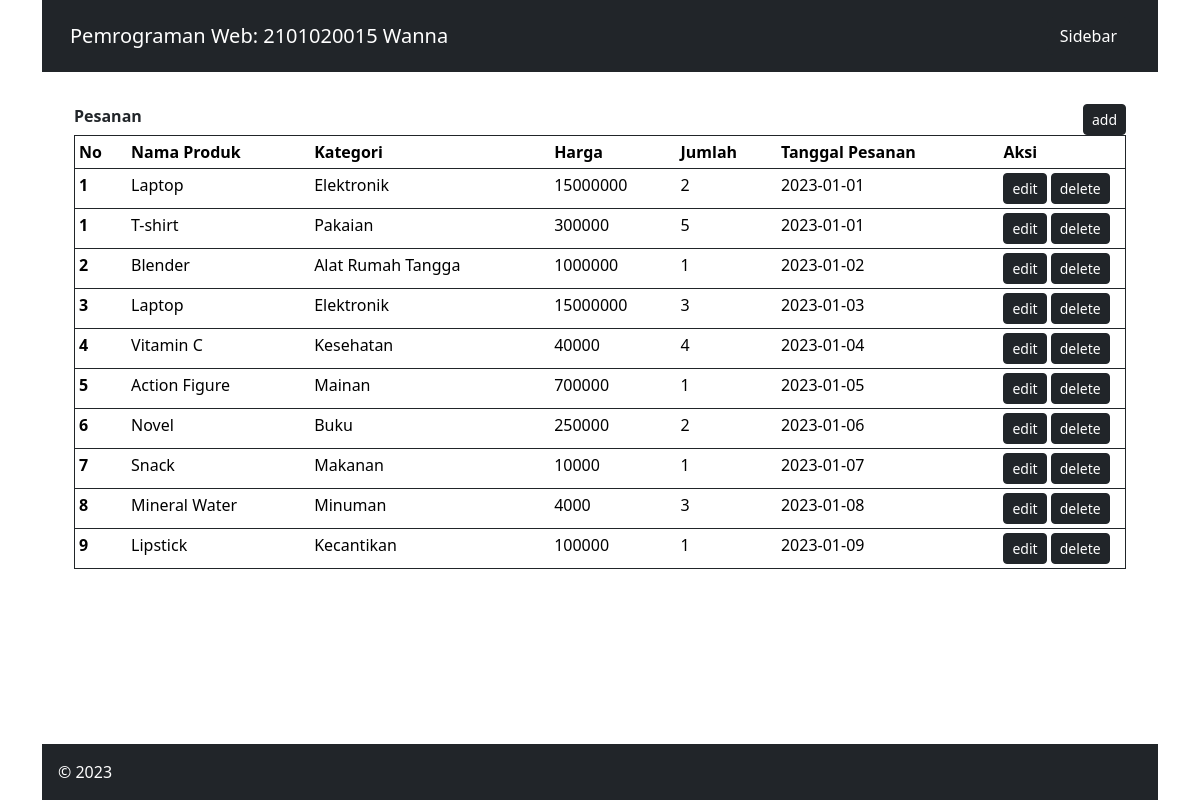
Page /index.php?page=pesanan on the committed database.
### tables this page shows
CREATE TABLE `detail_pesanan` (
  `id_detail_pesanan` int(11) NOT NULL,
  `jumlah` int(11) NOT NULL,
  `id_produk` int(11) NOT NULL,
  `id_pesanan` int(11) NOT NULL
);

CREATE TABLE `pesanan` (
  `id_pesanan` int(11) NOT NULL,
  `tanggal_pesanan` date NOT NULL
);

CREATE TABLE `produk` (
  `id_produk` int(11) NOT NULL,
  `nama_produk` varchar(255) NOT NULL,
  `id_kategori` int(11) NOT NULL,
  `harga` int(11) DEFAULT NULL,
  `gambar` varchar(255) DEFAULT NULL
);

CREATE TABLE `kategori` (
  `id_kategori` int(11) NOT NULL,
  `nama_kategori` varchar(255) NOT NULL
);

### pesanan.php (the view)
<div class="row justify-content-between">
    <div class="col-10"><b>Pesanan </b></div>
    <div class="col-2 d-flex justify-content-end align-items-end"> <button class="btn btn-dark btn-sm"
            type="button">add</button>
    </div>
</div>
<table class="table table-sm border border-dark">
    <thead class="thead-dark">
        <tr>
            <th scope="col" width="5%">No</th>
            <th scope="col">Nama Produk</th>
            <th scope="col">Kategori</th>
            <th scope="col">Harga</th>
            <th scope="col">Jumlah</th>
            <th scope="col">Tanggal Pesanan</th>
            <th scope="col" width="12%">Aksi</th>
        </tr>
    </thead>
    <tbody>
        <?php
        $que = "SELECT * FROM detail_pesanan
                JOIN pesanan ON pesanan.id_pesanan = detail_pesanan.id_pesanan
                JOIN produk ON produk.id_produk = detail_pesanan.id_produk
                JOIN kategori ON kategori.id_kategori = produk.id_kategori";
        $select = mysqli_query($con, $que);
        while ($data = mysqli_fetch_array($select)) {
            ?>
            <tr>
                <th scope="row">
                    <?php echo $data['id_pesanan']; ?>
                </th>
                <td>
                    <?php echo $data['nama_produk']; ?>
                </td>
                <td>
                    <?php echo $data['nama_kategori']; ?>
                </td>
                <td>
                    <?php echo $data['harga']; ?>
                </td>
                <td>
                    <?php echo $data['jumlah']; ?>
                </td>
                <td>
                    <?php echo $data['tanggal_pesanan']; ?>
                </td>
                <td>
                    <button class="btn btn-dark btn-sm" type="button">edit</button>
                    <button class="btn btn-dark btn-sm"type="button">delete</button>
                </td>
            </tr>
        <?php } ?>
    </tbody>
</table>

### index.php (style rules this page uses)
html, body { height: 100%; }

### rows in the picture
detail_pesanan: id_pesanan.id_pesanan "1", id_produk.nama_produk "Laptop", kategori.nama_kategori "Elektronik", id_produk.harga "15000000", jumlah "2", id_pesanan.tanggal_pesanan "2023-01-01"
detail_pesanan: id_pesanan.id_pesanan "1", id_produk.nama_produk "T-shirt", kategori.nama_kategori "Pakaian", id_produk.harga "300000", jumlah "5", id_pesanan.tanggal_pesanan "2023-01-01"
detail_pesanan: id_pesanan.id_pesanan "2", id_produk.nama_produk "Blender", kategori.nama_kategori "Alat Rumah Tangga", id_produk.harga "1000000", jumlah "1", id_pesanan.tanggal_pesanan "2023-01-02"
detail_pesanan: id_pesanan.id_pesanan "3", id_produk.nama_produk "Laptop", kategori.nama_kategori "Elektronik", id_produk.harga "15000000", jumlah "3", id_pesanan.tanggal_pesanan "2023-01-03"
detail_pesanan: id_pesanan.id_pesanan "4", id_produk.nama_produk "Vitamin C", kategori.nama_kategori "Kesehatan", id_produk.harga "40000", jumlah "4", id_pesanan.tanggal_pesanan "2023-01-04"
detail_pesanan: id_pesanan.id_pesanan "5", id_produk.nama_produk "Action Figure", kategori.nama_kategori "Mainan", id_produk.harga "700000", jumlah "1", id_pesanan.tanggal_pesanan "2023-01-05"
detail_pesanan: id_pesanan.id_pesanan "6", id_produk.nama_produk "Novel", kategori.nama_kategori "Buku", id_produk.harga "250000", jumlah "2", id_pesanan.tanggal_pesanan "2023-01-06"
detail_pesanan: id_pesanan.id_pesanan "7", id_produk.nama_produk "Snack", kategori.nama_kategori "Makanan", id_produk.harga "10000", jumlah "1", id_pesanan.tanggal_pesanan "2023-01-07"
detail_pesanan: id_pesanan.id_pesanan "8", id_produk.nama_produk "Mineral Water", kategori.nama_kategori "Minuman", id_produk.harga "4000", jumlah "3", id_pesanan.tanggal_pesanan "2023-01-08"
detail_pesanan: id_pesanan.id_pesanan "9", id_produk.nama_produk "Lipstick", kategori.nama_kategori "Kecantikan", id_produk.harga "100000", jumlah "1", id_pesanan.tanggal_pesanan "2023-01-09"
